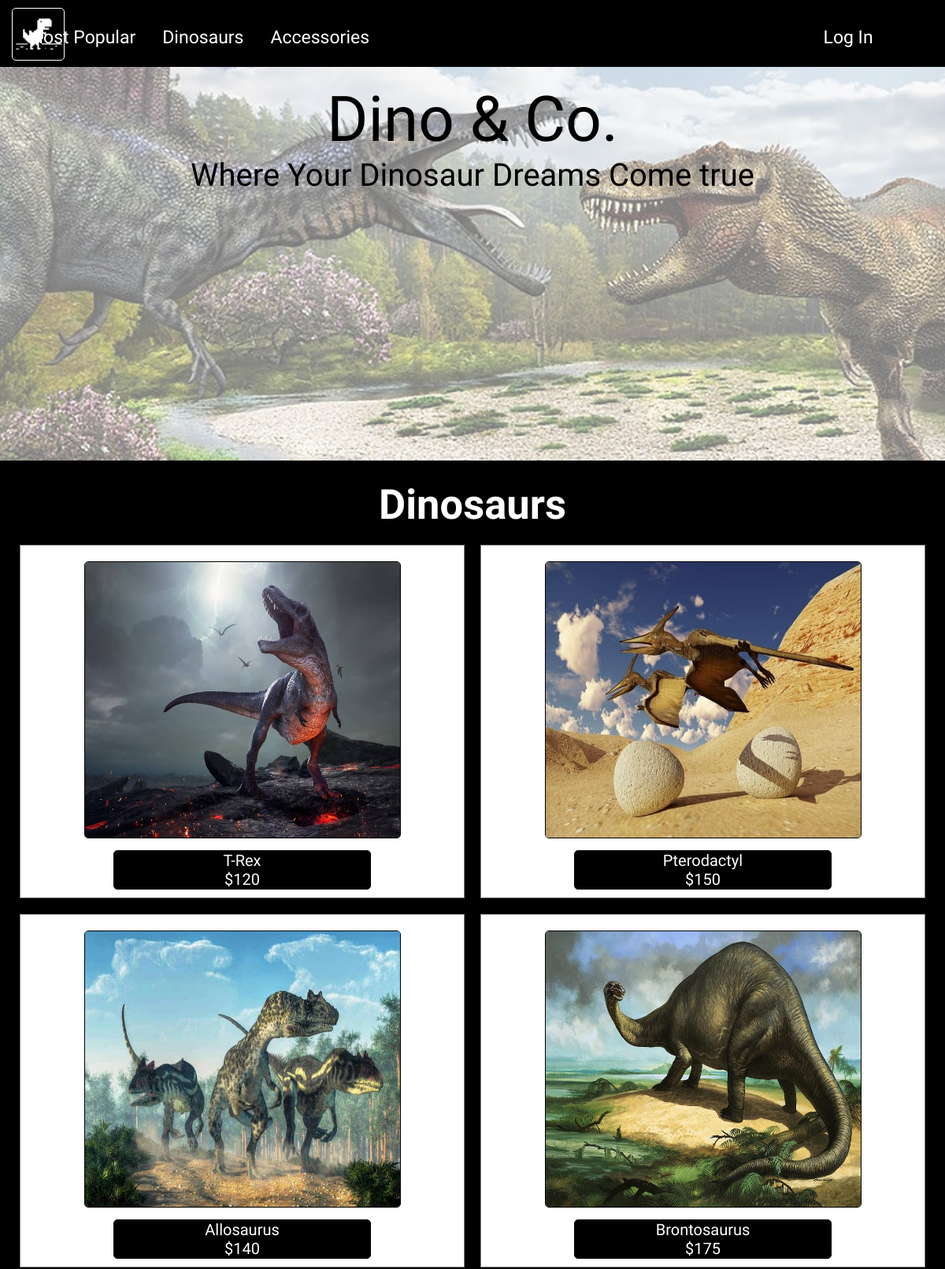
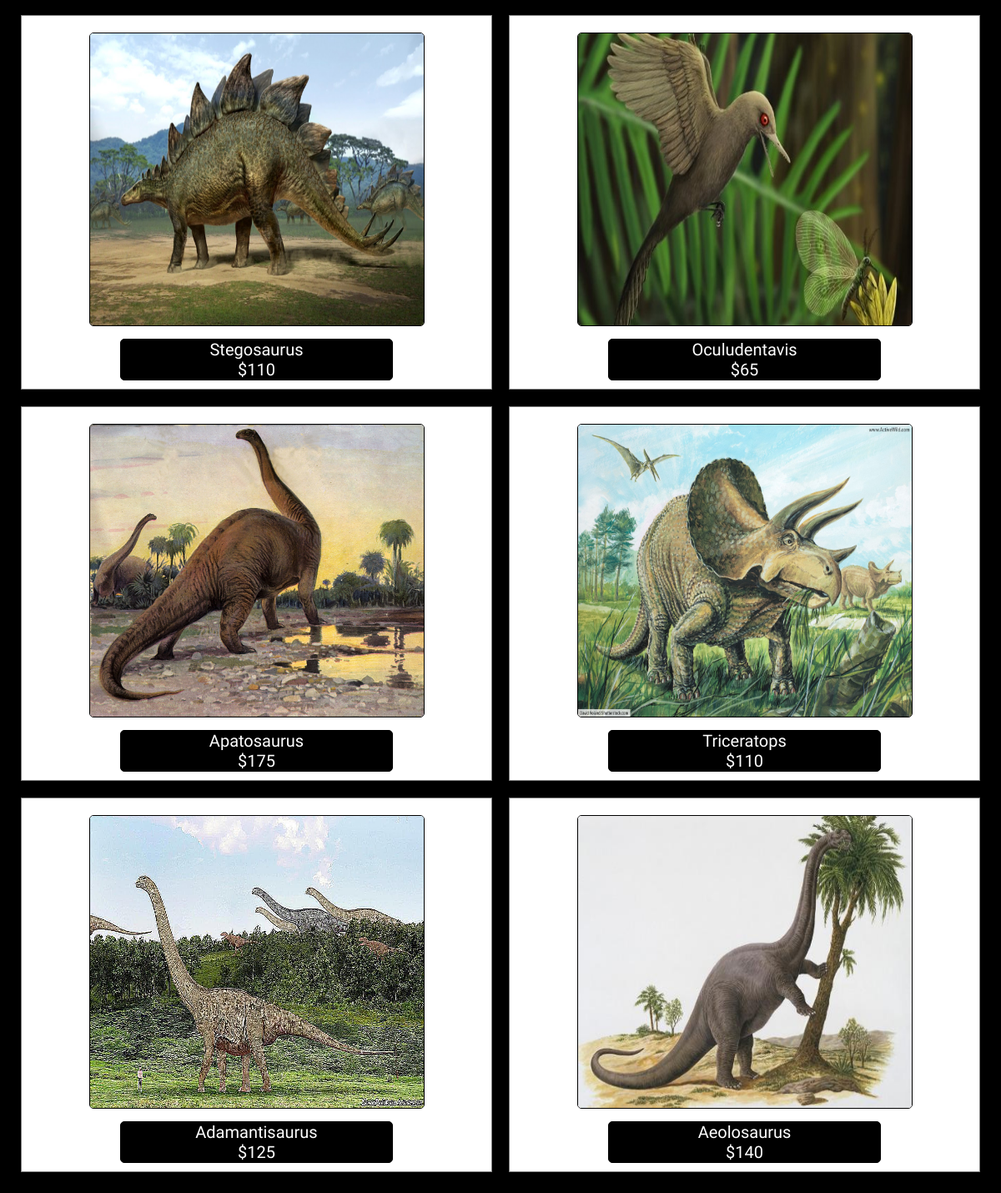
Page /dinosaurs.php on the committed database (2 pictures, top to bottom).
### tables this page shows
CREATE TABLE  `dino` (
  `id` int AUTO_INCREMENT,
  `species` text,
  `info` text,
  `price` int,
  `image` text,
  `stock` int,
  PRIMARY KEY (`id`)
);

### dinosaurs.php (the view, shortened to what this page needs)
<?php
  if (isset($_SESSION["admin"])) {
    require_once 'header_admin.php';
  }
  elseif (isset($_SESSION['email'])) {
    require_once 'header_loggedin.php';
  }
  else {
    require_once 'header.php';
  }
?>
      <div class="container">
        <div class="page_header">
          <h2>Dinosaurs</h2>
        </div>
        <?php
          try {
            $dbh = new PDO(DB_DSN, DB_USER, DB_PASSWORD);
            $sth = $dbh->prepare("SELECT * FROM dino");
            $sth->execute();
            $dinos = $sth->fetchAll();
            foreach ($dinos as $dino) {
              echo "<div class=\"items\"><a href='dino.php?id={$dino["id"]}'><div class=\"within\"><img src=\"{$dino["image"]}\"><div class=\"text\"><p>{$dino["species"]}</p><p>\${$dino["price"]}</p></div></div></a></div>";
            }
          }
          catch (PDOException $e) {
              echo "<p>Error: {$e->getMessage()}</p>";
          }
        ?>
      </div>
<?php
  require_once 'footer.php';
?>

### style.css (style rules this page uses)
*, html, body { padding: 0; margin: 0; text-decoration: none; font-family: "Bungee Inline", cursive; text-decoration: none; }
.page_header { padding: 10px; text-align: center; font-size: 35px; color: white; width: 100%; }
.items { background-color: white; width: 100%; margin: 10px; flex: 4; font-size: 20px; border: 1px grey solid; text-align: center; transition: 0.25s; }
.text { width: 60%; background-color: rgba(0, 0, 0, 1); margin: 0 auto; color: white; margin-top: 10px; border: 1px solid black; border-radius: 5px; }
.within { padding: 10px; }
.within img { max-width: 400px; min-height: 350px; max-height: 350px; margin: 0 auto; margin-top: 10px; border: 1px solid black; border-radius: 5px; }
.container { background-color: black; padding: 15px; display: flex; flex-wrap: wrap; flex-direction: row; justify-content: center; }
a { width: 0; }

### rows in the picture
dino: image (picture), species "T-Rex", price "120"
dino: image (picture), species "Pterodactyl", price "150"
dino: image (picture), species "Allosaurus", price "140"
dino: image (picture), species "Brontosaurus", price "175"
dino: image (picture), species "Stegosaurus", price "110"
dino: image (picture), species "Oculudentavis", price "65"
dino: image (picture), species "Apatosaurus", price "175"
dino: image (picture), species "Triceratops", price "110"
dino: image (picture), species "Adamantisaurus", price "125"
dino: image (picture), species "Aeolosaurus", price "140"
